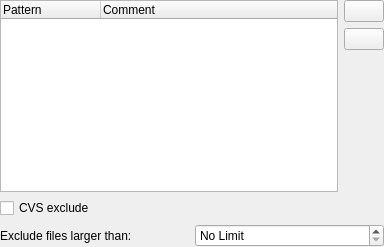
<?xml version="1.0" encoding="UTF-8"?>
<ui version="4.0">
 <class>ExcludeWidget</class>
 <widget class="QWidget" name="ExcludeWidget">
  <property name="geometry">
   <rect>
    <x>0</x>
    <y>0</y>
    <width>384</width>
    <height>219</height>
   </rect>
  </property>
  <layout class="QGridLayout" name="gridLayout">
   <property name="leftMargin">
    <number>0</number>
   </property>
   <property name="topMargin">
    <number>0</number>
   </property>
   <property name="rightMargin">
    <number>0</number>
   </property>
   <property name="bottomMargin">
    <number>0</number>
   </property>
   <item row="0" column="0" rowspan="3" colspan="2">
    <widget class="TreeWidget" name="excludeList">
     <property name="sizePolicy">
      <sizepolicy hsizetype="MinimumExpanding" vsizetype="MinimumExpanding">
       <horstretch>0</horstretch>
       <verstretch>0</verstretch>
      </sizepolicy>
     </property>
     <column>
      <property name="text">
       <string>Pattern</string>
      </property>
     </column>
     <column>
      <property name="text">
       <string>Comment</string>
      </property>
     </column>
    </widget>
   </item>
   <item row="0" column="2">
    <widget class="QPushButton" name="addButton">
     <property name="sizePolicy">
      <sizepolicy hsizetype="Maximum" vsizetype="Fixed">
       <horstretch>0</horstretch>
       <verstretch>0</verstretch>
      </sizepolicy>
     </property>
    </widget>
   </item>
   <item row="1" column="2">
    <widget class="QPushButton" name="removeButton">
     <property name="sizePolicy">
      <sizepolicy hsizetype="Maximum" vsizetype="Fixed">
       <horstretch>0</horstretch>
       <verstretch>0</verstretch>
      </sizepolicy>
     </property>
    </widget>
   </item>
   <item row="2" column="2">
    <spacer name="verticalSpacer">
     <property name="orientation">
      <enum>Qt::Vertical</enum>
     </property>
     <property name="sizeHint" stdset="0">
      <size>
       <width>20</width>
       <height>154</height>
      </size>
     </property>
    </spacer>
   </item>
   <item row="3" column="0" colspan="3">
    <widget class="QCheckBox" name="cvsExclude">
     <property name="toolTip">
      <string>Exclude files which would be ignored by &lt;i&gt;CVS&lt;/i&gt;. This includes the following list of patterns:&lt;br/&gt;&lt;br/&gt;
RCS SCCS CVS CVS.adm RCSLOG cvslog.* tags TAGS .make.state .nse_depinfo *~ #* .#* ,* _$* *$ *.old  *.bak  *.BAK *.orig *.rej .del-* *.a *.olb *.o *.obj *.so *.exe *.Z *.elc *.ln core .svn/&lt;br/&gt;&lt;br/&gt;
(--cvs-exclude)</string>
     </property>
     <property name="text">
      <string>CVS exclude</string>
     </property>
    </widget>
   </item>
   <item row="4" column="0" colspan="3">
    <layout class="QHBoxLayout" name="horizontalLayout_2">
    <property name="margin">
     <number>0</number>
    </property>
    <item>
     <widget class="QLabel" name="sizeLabel" >
      <property name="text" >
       <string>Exclude files larger than:</string>
      </property>
     </widget>
    </item>
    <item >
     <widget class="QSpinBox" name="maxSize" >
      <property name="sizePolicy" >
       <sizepolicy vsizetype="Preferred" hsizetype="Minimum" >
        <horstretch>0</horstretch>
        <verstretch>0</verstretch>
       </sizepolicy>
      </property>
      <property name="suffix" >
       <string> M</string>
      </property>
      <property name="minimum" >
       <number>0</number>
      </property>
      <property name="maximum" >
       <number>65535</number>
      </property>
      <property name="singleStep" >
       <number>100</number>
      </property>
      <property name="specialValueText">
       <string>No Limit</string>
      </property>
     </widget>
    </item>
    </layout>
   </item>
  </layout>
 </widget>
 <resources/>
 <connections/>
 <customwidgets>
  <customwidget>
   <class>TreeWidget</class>
   <extends>QTreeWidget</extends>
   <header>treewidget.h</header>
  </customwidget>
 </customwidgets>
</ui>
